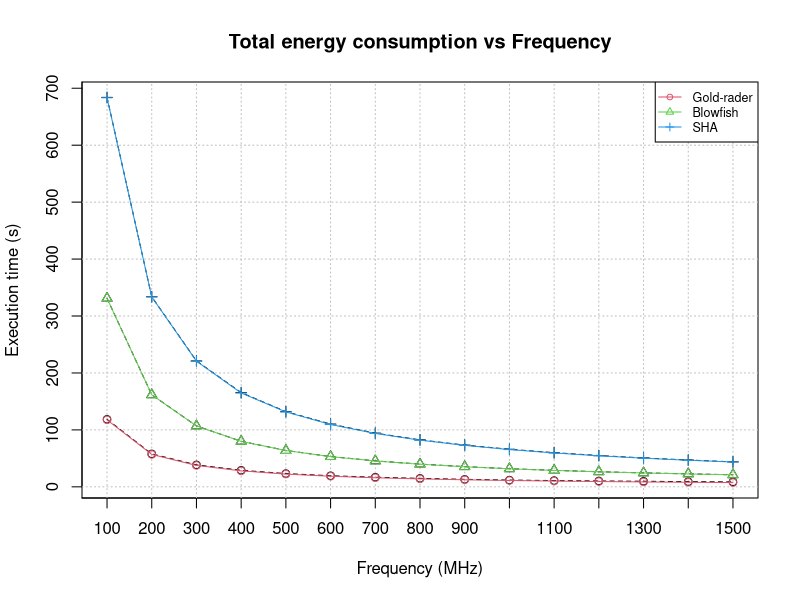
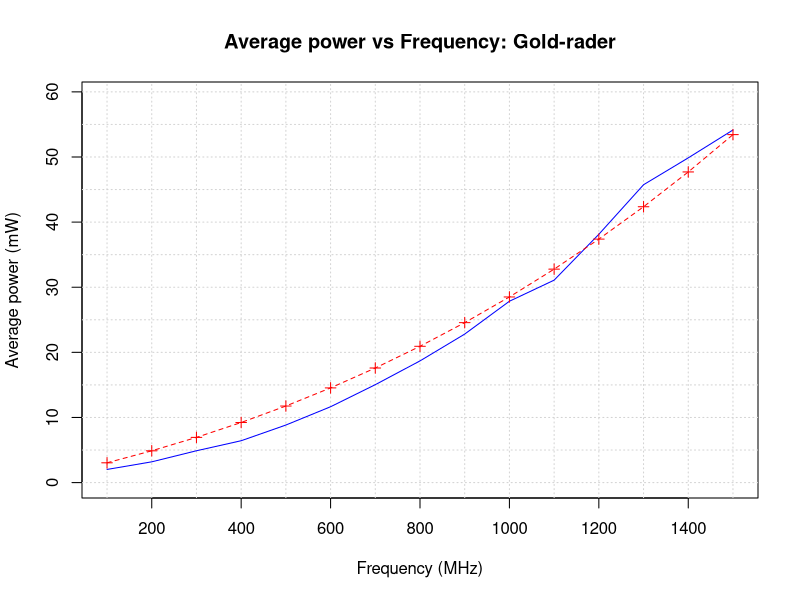
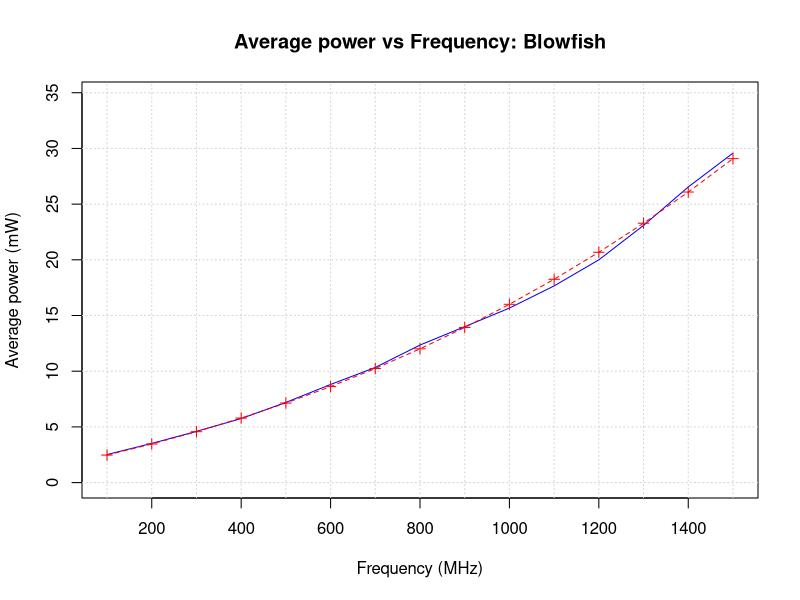
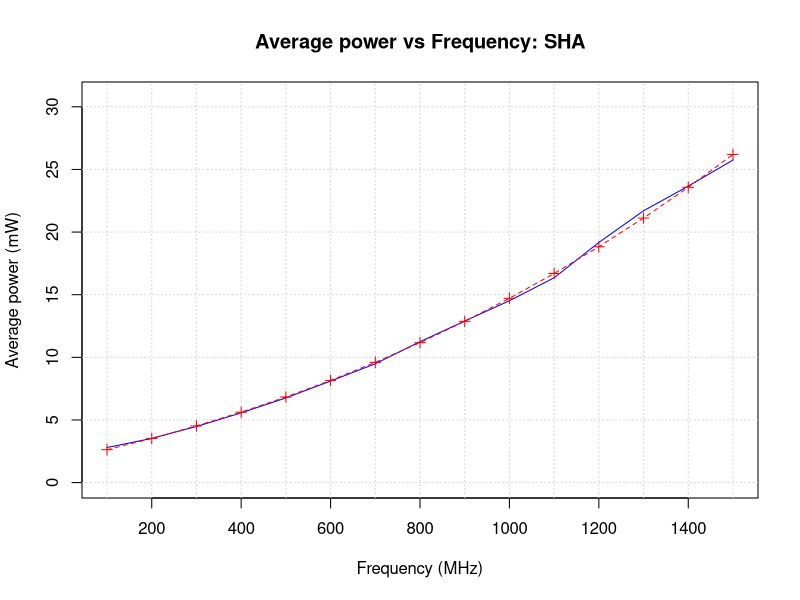
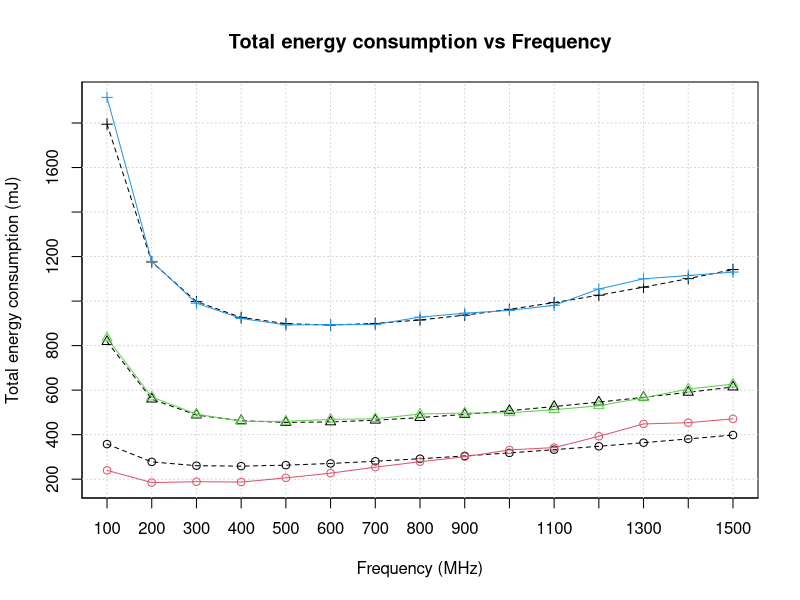

Reproduce these figures in R, in order.
#### Set working directory ####
#setwd("~/Documents/Telecom-Paristech/paper2/curvefitting/kamesh")

#### Initialize parameters ####
benchmarks = c("Gold-rader","Blowfish","SHA")
frequency_M = c(100,200,300,400,500,600,700,800,900,1000,1100,1200,1300,1400,1500)
Voltage = c(0.95,0.97,0.99,1.01,1.03,1.05,1.07,1.09,1.11,1.13,1.15,1.17,1.19,1.21,1.23)

# Read data from the file and assign coloumn names
benchmark_time <- read.table("data_time_kamesh.txt")
colnames(benchmark_time) <- c("Gold-rader","Blowfish","SHA")

my_benchmark_time <- benchmark_time
prediction_time <- benchmark_time

# Build a matrix for the constants and initilize them to '0'
# and assign row names and coloumn names to the matrix.
constant_parameters <- matrix(0,length(benchmarks),3)
colnames(constant_parameters) <- c("ccb","cck","beta")
rownames(constant_parameters) <- c("Gold-rader","Blowfish","SHA")

starting_values <- rbind(c(3.0,0.072,1.27),
                         c(10.0,0.072,1.27),
                         c(10.0,0.072,1.27))

x <- frequency_M
y <- benchmark_time

# Run the regression analysis (fitting) for each benchmark
for(size in 1:length(benchmarks)) {
  cat("Benchmark:",benchmarks[size],"\n")
  
  x_fit <- frequency_M/1e3
  # regression analysis
  regression <- nls(y[,size] ~ (constant1 * ((1 / (x_fit - constant2))  + constant3)),
                    control=list(maxiter = 1000),
                    start = list(constant1=starting_values[size,1],
                                 constant2=starting_values[size,2],
                                 constant3=starting_values[size,3]),
                    trace = T,
                    algorithm = "port",
                    lower = c(0,0,-100))
  
  constant_parameters[size,"ccb"] <- coef(regression)[1]
  constant_parameters[size,"cck"] <- coef(regression)[2]
  constant_parameters[size,"beta"] <- coef(regression)[3]
  
  prediction_time[,size] <- (constant_parameters[size,"ccb"] / (x_fit-constant_parameters[size,"cck"]) + constant_parameters[size,"beta"])
  
}

#### Plot the execution time vs frequency ####
plot(x=1,
     y=1,
     main=paste("Total energy consumption vs Frequency"),
     xaxp  = c(0, 1500, 15),
     yaxp  = c(0, 800, 8),
     xlab= "Frequency (MHz)",
     ylab= "Execution time (s)",
     type="n",
     ylim=range(my_benchmark_time[,1:3],prediction_time[,1:3]),
     xlim=range(frequency_M))

abline(v=seq(0,max(x),100), h=seq(0,max(y),100), col="gray", lty="dotted")

legend("topright",
       #title=expression(paste("Benchmarks")),
       paste("",benchmarks,sep=""),
       col=(1:8)+1,
       lty=1,
       pch=1:8,
       ncol=1,
       bg="white",
       cex=0.75)

for (size in 1:length(benchmarks)) {
  lines(x=frequency_M,
        y=my_benchmark_time[,size],
        col="black",
        type="o",
        lty="dashed",
        pch=size)

  lines(x=frequency_M,
        y=prediction_time[,size],
        col=size+1,
        type="o",
        lty="solid",
        pch=size)
}

#### Print summary and constant parameter from the regression ####
print(summary(regression))
print(constant_parameters)


#### Fitting power over frequency ####

my_power_estimates <- read.table("av-power_vs_frequency.txt",sep="")
colnames(my_power_estimates) <- c("Gold-rader","Blowfish","SHA")

my_benchmark_power <- my_power_estimates

prediction_power <- my_power_estimates

par(mfrow=c(1,1))

#Matrix to hold the fitted parameters
my_parameters_power <- matrix(0,length(benchmarks),3)
colnames(my_parameters_power) <- c("Pstatic", "gamma", "naC")
rownames(my_parameters_power) <- c("Gold-rader","Blowfish","SHA")

for (size in 1:length(benchmarks)) {
  
  cat("Benchmark:",benchmarks[size],"\n")
  
  f <- frequency_M/1e3
  V <- Voltage
  P <- my_benchmark_power[,size]
  
  cat("\tplotting power vs frequency curves...\n")
  
  plot(x=frequency_M,
       y=P,
       col="red",
       main=paste("Average power vs Frequency:", benchmarks[size]),
       xlab="Frequency (MHz)",
       ylab="Average power (mW)",
       type="n",
       lty="dashed",
       xlim=range(frequency_M),
       ylim=c(0,max(my_benchmark_power[,size]+5))
  )
  
  abline(v=(seq(0,1600,100)), h=(seq(0,60,5)), col="lightgray", lty="dotted")
  
  # FITTING ~~~~~~~~~~~~~~~~~~~~~~~~~~~~~~~~~~~~~~~~
  
  cat("\tfitting default ...\n")
  
  regression_power <- nls(P ~ Pstatic + (1+V*gamma)*naC*f*V^2,
                          control=list(maxiter = 1000,
                                       #minFactor=1e-5,
                                       warnOnly=T),
                          start = list(Pstatic = 1.43,
                                       gamma = 12,
                                       naC   = 6),
                          trace = T,
                          algorithm = "port",
                          lower = c(1.4,0,2),
                          upper = c(3,20,20))
  
  my_parameters_power[size, "Pstatic"] <- Pstatic <- coef(regression_power)[1]
  my_parameters_power[size, "gamma"]   <- gamma   <- coef(regression_power)[2]
  my_parameters_power[size, "naC"]     <- naC     <- coef(regression_power)[3]
  
  print(summary(regression_power))
  print(my_parameters_power)
  
  Vfit <- Voltage
  P <- my_benchmark_power[,size]
  
  lines(x=frequency_M,
        y=P,
        col="blue",
        type="l")
  
  lines(x=frequency_M,
        y=(Pstatic+(1+Vfit*gamma)*naC*f*Vfit^2),
        col="red",
        type="o",
        pch=3,
        lty="dashed")
  
  prediction_power[,size] <- (Pstatic+(1+Vfit*gamma)*naC*f*Vfit^2)
  
}

#### Energy modeling and fitting ####

experimental_energy <- my_benchmark_power * my_benchmark_time

theoretical_energy <- prediction_power * prediction_time

#### Plotting of Energy vs Frequency curves ####
plot(x=1,
     y=1,
     main=paste("Total energy consumption vs Frequency"),
     xaxp  = c(0, 1600, 16),
     yaxp  = c(0, 2000, 10),
     xlab= "Frequency (MHz)",
     ylab= "Total energy consumption (mJ)",
     type="n",
     ylim=range(experimental_energy[,1:3],theoretical_energy[,1:3]),
     xlim=range(frequency_M))

abline(v=(seq(0,1600,100)), h=(seq(0,2000,200)), col="lightgray", lty="dotted")

for (size in 1:length(benchmarks)) {
  lines(x=frequency_M,
        y=theoretical_energy[,size],
        col="black",
        type="o",
        lty="dashed",
        pch=size)
  
  lines(x=frequency_M,
        y=experimental_energy[,size],
        col=size+1,
        type="o",
        lty="solid",
        pch=size)
}


